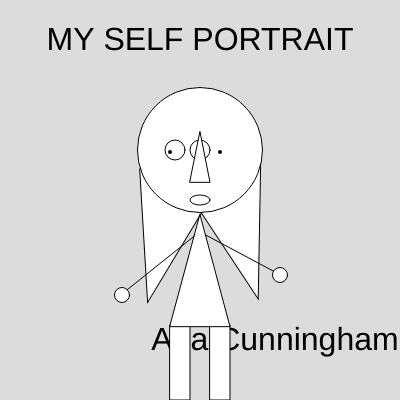
Frame 1 (no input)
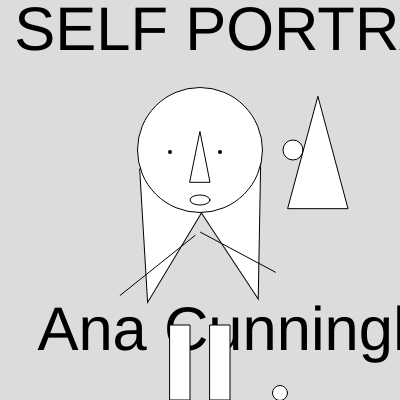
Frame 60 (no input)
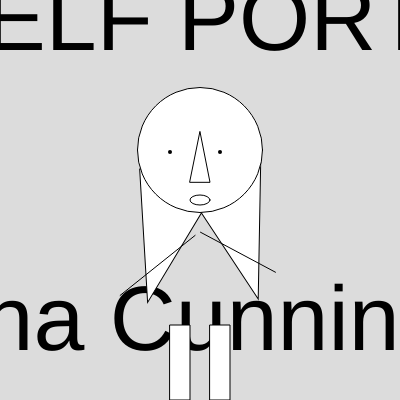
Frame 120 (the mouse pressed at the canvas centre since frame 60)

The p5.js sketch that drew these frames (run headless with seeded random() and noise() and a simulated clock; from frame 60 on, the mouse is pressed at the canvas centre):

// p5.js sketch
// ── sketch.js
posX = 200;
posY = 295;
move = 0;
titleSize = 32; 
 growSpeed = 0.5; 
maxSize = 150;    
 minSize = 6;   
function setup() {
  createCanvas(400, 400);
 textAlign(CENTER);
}

function draw() {
 background(220);
  textSize(titleSize);
  text("MY SELF PORTRAIT", width / 2, 50);
 titleSize += growSpeed;
   if (titleSize >= maxSize || titleSize <= minSize) {
    growSpeed *= -1; }
 
  text('Ana Cunningham', 275, 350);

  push();
  translate(width / 1.72, height / 1.75); 
  angleMode(DEGREES);               
  rotate(160);                     
  triangle(0, -75, 31, 55, -50, 55); 
pop()
  push();
  translate(width / 2.49, height / 1.75); 
  angleMode(DEGREES);               
  rotate(190);                     
  triangle(0, -75, 31, 55, -50, 55); 
pop()

 circle(200,150,125);
  circle(posX-25,150,20);
  
  circle(posX,150,20);
  posX = posX + 2;
  ellipse(200,200,20,10);
  push();
  scale(4)
  
 point(42.5, 38);
  pop();
  push();
  scale(4)
  point(55, 38);
  pop();
  rect(170,325,20,75);
  rect(210,325,20,75);
  
  push();
  translate(width / 2, height / 2.2)
  triangle(0, -50, 10, .5, -10, .5)
    pop();
    push();
  translate(width / 2.1, height / 1.80)
  line(10, 10, 85, 50);
    pop();
   push();
  translate(width / 1.95, height / 1.63)
  line(-10, -10, -85, 50);
    pop();
 push();
   circle(122,posY,15);
  circle(280,posY-20,15);
    posY = posY + 2; 
   push();
  translate((width / 2) + move, (height / 1.5) - move);
  triangle(0, -52, 30, 60, -30, 60)
    pop();
 move += 2;;
}
